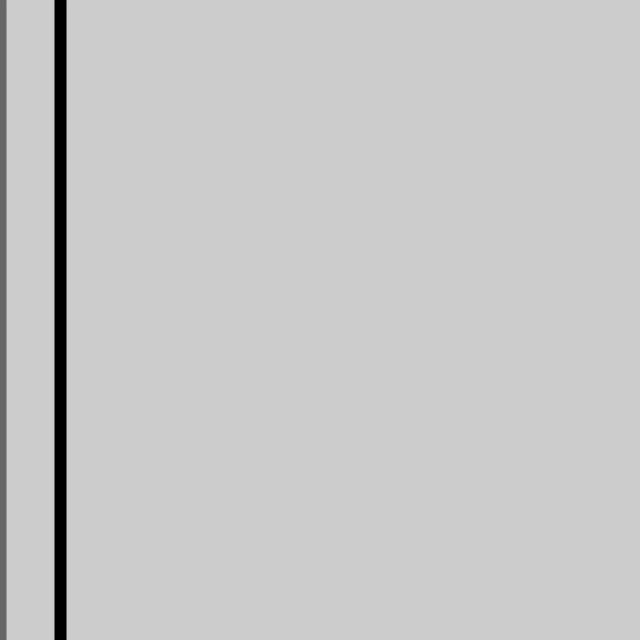
Frame 1 (no input)
Frame 60 (the mouse pressed at the canvas centre just before this capture): identical to frame 1, image omitted
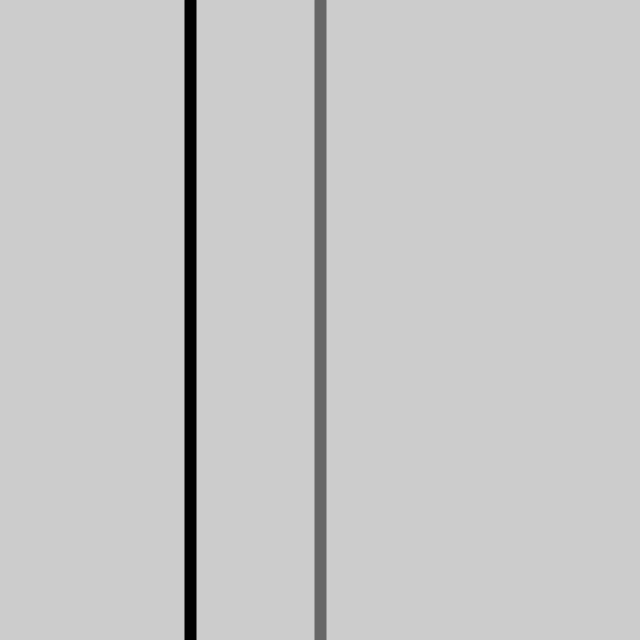
Frame 120 (the mouse held since frame 60 and released just before this capture)

The Processing sketch that drew these frames (run headless with seeded random() and noise(); from frame 60 on, the mouse is pressed at the canvas centre):

// Processing sketch: sketch_170328_example521
// ── sketch_170328_example521.pde
int x = 215;

/*
* 初期処理
* 初回のみ実行
*/
void setup() {
  size(640, 640);
  strokeWeight(12);
}

/*
* 描写処理
* 実行中は繰返し実行
*/
void draw() {
  background(204);
  
  stroke(102);
  line(mouseX, 0, mouseX, height);
  
  stroke(0);
  float mx = map(mouseX, 0, width, 60, 320); 
  line(mx, 0, mx, height);
}
